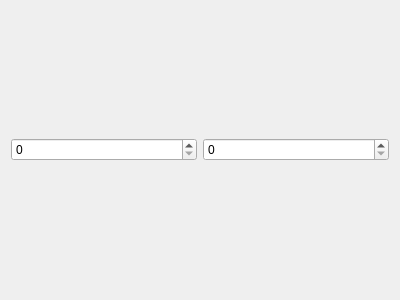
<?xml version="1.0" encoding="UTF-8"?>
<ui version="4.0">
 <class>Form</class>
 <widget class="QWidget" name="Form">
  <property name="geometry">
   <rect>
    <x>0</x>
    <y>0</y>
    <width>400</width>
    <height>300</height>
   </rect>
  </property>
  <property name="windowTitle">
   <string>Form</string>
  </property>
  <layout class="QHBoxLayout" name="horizontalLayout">
   <item>
    <widget class="QSpinBox" name="first"/>
   </item>
   <item>
    <widget class="QSpinBox" name="second"/>
   </item>
  </layout>
 </widget>
 <resources/>
 <connections>
  <connection>
   <sender>first</sender>
   <signal>valueChanged(int)</signal>
   <receiver>second</receiver>
   <slot>setValue(int)</slot>
   <hints>
    <hint type="sourcelabel">
     <x>105</x>
     <y>153</y>
    </hint>
    <hint type="destinationlabel">
     <x>287</x>
     <y>155</y>
    </hint>
   </hints>
  </connection>
 </connections>
</ui>
